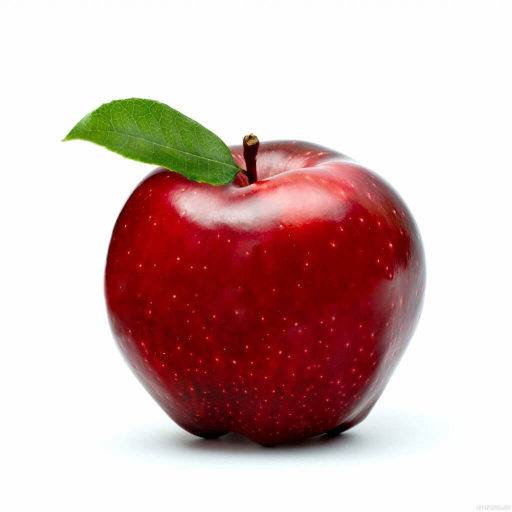
#> input picture example_image/apple.jpg, 1024 x 1023 px (shown at 1/2 size)
$ python -i image_manipulation.py   (imports and definitions only)
#> lines starting #> are read from the running program, lines starting #| are printed output that depends on the picture
#> further down, picture is the input picture: PIL image 1024x1023 RGB; mean R, G, B 211.8, 184.1, 181.9
from PIL import Image, ImageEnhance, ImageOps


def gen_pixelize_image(image: Image,
                       number_pixel: int = 100,
                       color_count: int = 5,
                       contrast_value: float = 1,
                       invert_colors: bool = False,
                       monochrome: bool = False) -> Image:

#> called with number_pixel = 100, color_count = 5, contrast_value = 1, invert_colors = False, monochrome = False
    image_man = image.resize((number_pixel, number_pixel), resample=Image.ADAPTIVE).resize(
        image.size,
        resample=Image.NEAREST)
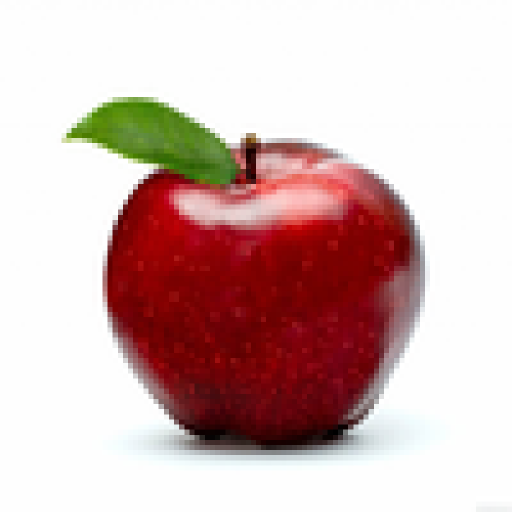
#> image_man: PIL image 1024x1023 RGB (shown at 1/2 size); mean R, G, B 211.8, 184.1, 181.8

    image_man = \
        ImageEnhance.Contrast(image_man).enhance(contrast_value)

    image_man = \
        ImageOps.invert(image_man) if invert_colors else image_man

    image_man = \
        image_man.convert("L") if monochrome else image_man

    image_man = image_man.convert("P",
                                   palette=Image.ADAPTIVE,
                                   colors=color_count).convert("RGB")
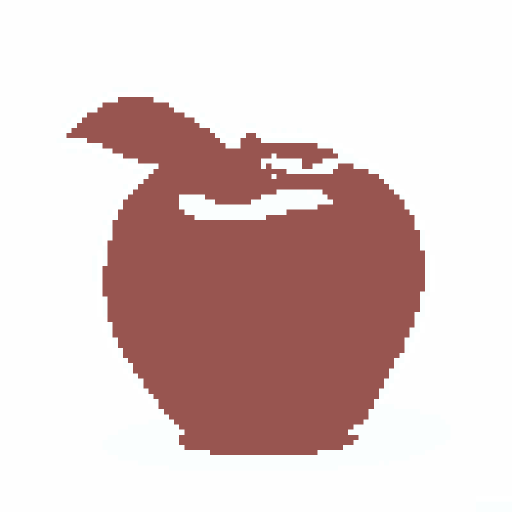
#> image_man: PIL image 1024x1023 RGB (shown at 1/2 size); mean R, G, B 221.6, 200.8, 199.2

    return image_man

>>> from PIL import Image
>>> picture = Image.open('../example_image/apple.jpg')
>>> result = gen_pixelize_image(picture)
